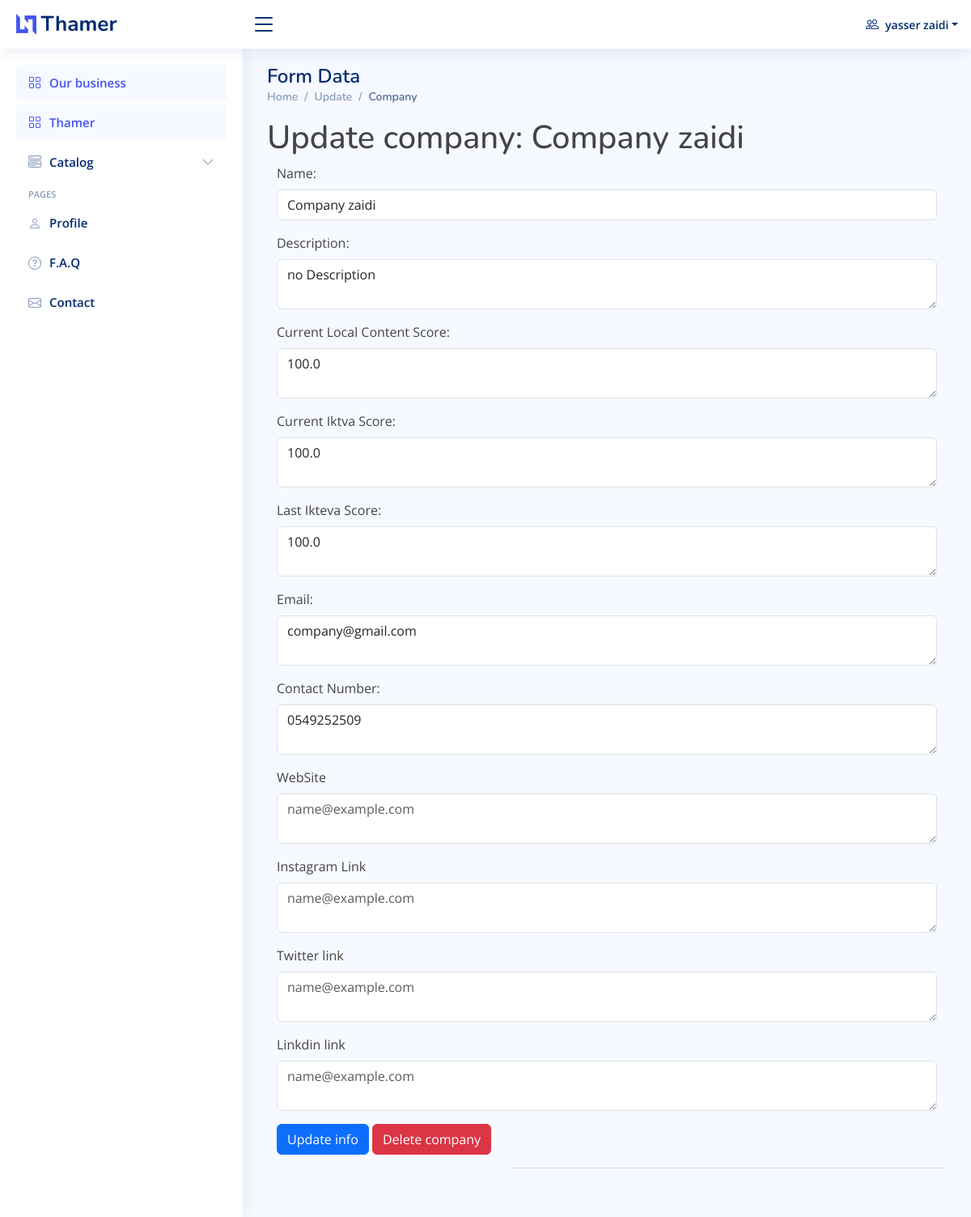
Screenshot of /companys/update/1/ (signed in) with the database file from the repository.
### main_app/models.py (models this page shows, shortened)
class Company(models.Model):
    CHOICES = (
        ('Energy', 'Energy'),
        ('Materials', 'Materials'),
        (' Media and Entertainment', 'Media and Entertainmen'),
        ('Captial goods', 'Captial goods'),
        ('Commercial & Professional Svc', 'Commercial & Professional Svc'),
        ('Transportation', 'Transportation'),
        ('Consumer Durables', 'Consumer Durables'),
        ('Consumer Services', 'Consumer Services'),
        ('Retailing', 'Retailing'),
        ('Food & Stables Retailing', 'Food & Stables Retailing'),
        ('Food & Beverages', 'Food & Beverages'),
        ('Health care Equipment & Svc', 'Health care Equipment & Svc'),
    )
    name = models.CharField(max_length=2048)
    description = models.TextField()
    local_score = models.FloatField()
    ikteva_score_now = models.FloatField()
    ikteva_score_before= models.FloatField()
    email =  models.CharField(max_length=2048)
    contact_number = models.CharField(max_length=2048)
    instagram_link = models.URLField(blank=True)
    linkdin = models.URLField(blank=True)
    twitter_link = models.URLField(blank=True)
    website = models.URLField(blank=True)
    sectors= models.TextField(max_length=2048,default='')
    owner = models.ForeignKey(User, on_delete=models.CASCADE)
    pdf_file_ikteva = models.FileField(upload_to='pdf_file_ikteva/', null=True, blank=True)
    pdf_file_local = models.FileField(upload_to='pdf_file_local/', null=True, blank=True)
    STATUS_CHOICES = [
        ('pending', 'Pending'),
        ('approved', 'Approved'),
        ('rejected', 'Rejected'),
    ]
    status = models.CharField(max_length=20, choices=STATUS_CHOICES, default='pending')

### main_app/views.py (the view, shortened to what this page needs)
# urls.py: path("companys/update/<company_id>/", views.update_company, name="update_company"),
@login_required(login_url="/users/login/")
def update_company(request:HttpRequest, company_id):
    company = Company.objects.get(id=company_id)
    return render(request, 'main_app/update_company.html', {"company" : company})

### main_app/templates/main_app/update_company.html (shortened to what this page needs)
{% extends 'main_app/base.html' %}
{% load static %}
{% block content%}
 <main id="main" class="main">
    <div class="pagetitle">
      <h1>Form Data</h1>
      <nav>
        <ol class="breadcrumb">
          <li class="breadcrumb-item"><a href="{% url 'main_app:index_page' %}">Home</a></li>
          <li class="breadcrumb-item">Update</li>
          <li class="breadcrumb-item active">Company</li>
        </ol>
      </nav>
    </div>
<h1>Update company: {{company.name}}</h1>
<div class="container">
    <form action="{% url 'main_app:update_company' company.id %}" method="POST">
        <div class="mb-3">
            <label for="exampleFormControlInput1" class="form-label">Name:</label>
            <input type="text" class="form-control" id="exampleFormControlInput1" placeholder="fill in title" name="name" value="{{company.name}}">
        </div>
        <div class="mb-3">
            <label for="exampleFormControlInput1" class="form-label">Description:</label>
            <textarea class="form-control" id="exampleFormControlInput1" placeholder="fill in title" name="description">{{company.description}}</textarea>
        </div>
        <div class="mb-3">
            <label for="exampleFormControlInput1" class="form-label"> Current Local Content Score:</label>
            <textarea class="form-control" id="exampleFormControlInput1" placeholder="Enter your local score" name="local_score" required>{{company.local_score}}</textarea>
         </div>
        <div class="mb-3">
            <label for="exampleFormControlInput1" class="form-label"> Current Iktva Score:</label>
            <textarea class="form-control" id="exampleFormControlInput1" placeholder="Enter your current iktva score" name="ikteva_score_now" required>{{company.ikteva_score_now}}</textarea>
         </div>
        <div class="mb-3">
            <label for="exampleFormControlInput1" class="form-label"> Last Ikteva Score:</label>
            <textarea class="form-control" id="exampleFormControlInput1" placeholder="Enter last year iktva score" name="ikteva_score_before" required >{{company.ikteva_score_before}}</textarea>
         </div>
        <div class="mb-3">
            <label for="exampleFormControlInput1" class="form-label">Email:</label>
            <textarea class="form-control" id="exampleFormControlInput1" placeholder="Enter an email" name="email">{{company.email}}</textarea>
        </div>
          <div class="mb-3">
            <label for="exampleFormControlInput1" class="form-label">Contact Number:</label>
            <textarea class="form-control" id="exampleFormControlInput1" placeholder="Enter an phone number" name="contact_number">{{company.contact_number}}</textarea>
        </div>
          <div class="mb-3">
          <label for="exampleFormControlInput1" class="form-label">WebSite</label>
          <textarea class="form-control" id="exampleFormControlInput1" placeholder="name@example.com" name="website">{{company.website}}</textarea>
        </div>
          <div class="mb-3">
          <label for="exampleFormControlInput1" class="form-label">Instagram Link</label>
          <textarea class="form-control" id="exampleFormControlInput1" placeholder="name@example.com" name="instagram_link">{{company.instagram_link}}</textarea>
        </div>
          <div class="mb-3">
          <label for="exampleFormControlInput1" class="form-label">Twitter link</label>
          <textarea class="form-control" id="exampleFormControlInput1" placeholder="name@example.com" name="twitter_link">{{company.twitter_link}}</textarea>
        </div>
        <div class="mb-3">
          <label for="exampleFormControlInput1" class="form-label">Linkdin link</label>
          <textarea class="form-control" id="exampleFormControlInput1" placeholder="name@example.com" name="linkdin">{{company.twitter_link}}</textarea>
        </div>
        <div class="mb-3">
            <input type="submit" value="Update info" class="btn btn-primary" />
            <a href="{% url 'main_app:delete_company' company.id %}" class="btn btn-danger">Delete company</a>
        </div>
    </form>
</div>
{% endblock %}

### main_app/templates/main_app/base.html (shortened to what this page needs)
{% load static %}
<!DOCTYPE html>
<html lang="en">
<head>
<link rel="stylesheet" href="https://cdnjs.cloudflare.com/ajax/libs/font-awesome/4.7.0/css/font-awesome.min.css">
  <link href={% static 'assets/vendor/bootstrap/css/bootstrap.min.css' %} rel="stylesheet">
  <link href={% static 'assets/vendor/bootstrap-icons/bootstrap-icons.css' %} rel="stylesheet">
  <link href={% static 'assets/vendor/boxicons/css/boxicons.min.css' %} rel="stylesheet">
  <link href={% static 'assets/vendor/quill/quill.snow.css' %} rel="stylesheet">
  <link href={% static 'assets/vendor/quill/quill.bubble.css' X} rel="stylesheet">
  <link href={% static 'assets/vendor/remixicon/remixicon.css' %} rel="stylesheet">
  <link href={% static 'assets/vendor/simple-datatables/style.css' %} rel="stylesheet">
  <link href={% static 'assets/css/style.css' %} rel="stylesheet" >
</head>
<body>
  <header id="header" class="header fixed-top d-flex align-items-center">
    <div class="d-flex align-items-center justify-content-between">
      <a href="{% url 'main_app:index_page' %}" class="logo d-flex align-items-center">
        <img src={% static 'assets/img/logo.png' %} alt="">
        <span class="d-none d-lg-block">Thamer</span>
      </a>
      <i class="bi bi-list toggle-sidebar-btn"></i>
    </div>
    <nav class="header-nav ms-auto">
      <ul class="d-flex align-items-center">
          {% if request.user.is_authenticated%}
        <li class="nav-item dropdown pe-3">
          <a class="nav-link nav-profile d-flex align-items-center pe-0" href="#" data-bs-toggle="dropdown">
                      <i class="bi bi-people"></i>
            <span class="d-none d-md-block dropdown-toggle ps-2">{{request.user.first_name}} {{request.user.last_name}}</span>
          </a>
            </li>
          {% endif %}
      </ul>
    </nav>
  </header>
  <aside id="sidebar" class="sidebar">
    <ul class="sidebar-nav" id="sidebar-nav">
      <li class="nav-item">
        <a class="nav-link " href="{% url 'main_app:over_view' %}">
          <i class="bi bi-grid"></i>
          <span>Our business</span>
        </a>
      </li>
      <li class="nav-item">
        <a class="nav-link " href="{% url 'main_app:what_we_do' %}">
          <i class="bi bi-grid"></i>
          <span>Thamer</span>
        </a>
      </li>
      <li class="nav-item">
        <a class="nav-link collapsed" data-bs-target="#components-nav" data-bs-toggle="collapse" href="#">
          <i class="bi bi-menu-button-wide"></i><span>Catalog</span><i class="bi bi-chevron-down ms-auto"></i>
        </a>
                  {% if request.user.is_authenticated%}
            </li>
            {% endif %}
        </ul>
      <li class="nav-heading">Pages</li>
          {% if request.user.is_authenticated%}
      <li class="nav-item">
        <a class="nav-link collapsed" href="{% url 'main_app:profile_page' %}">
          <i class="bi bi-person"></i>
          <span>Profile</span>
        </a>
      </li>
        {% endif %}
      <li class="nav-item">
        <a class="nav-link collapsed" href="{% url 'main_app:faq_page' %}">
          <i class="bi bi-question-circle"></i>
          <span>F.A.Q</span>
        </a>
      </li>
      <li class="nav-item">
        <a class="nav-link collapsed" href="{% url 'main_app:contact_us' %}">
          <i class="bi bi-envelope"></i>
          <span>Contact</span>
        </a>
      </li>
  </aside>
        {% block content%}
        {% endblock %}
  <footer id="footer" class="footer">
  </footer>
</body>
</html>

### main_app/static/assets/css/style.css (style rules this page uses)
:root { scroll-behavior: smooth; }
body { font-family: "Open Sans", sans-serif; background: #f6f9ff; color: #444444; }
a { color: #4154f1; text-decoration: none; }
h1, h2, h3, h4, h5, h6 { font-family: "Nunito", sans-serif; }
#main { margin-top: 60px; padding: 20px 30px; transition: all 0.3s; }
.pagetitle { margin-bottom: 10px; }
.pagetitle h1 { font-size: 24px; margin-bottom: 0; font-weight: 600; color: #012970; }
.breadcrumb { font-size: 14px; font-family: "Nunito", sans-serif; color: #899bbd; font-weight: 600; }
.breadcrumb a { color: #899bbd; transition: 0.3s; }
.breadcrumb .breadcrumb-item::before { color: #899bbd; }
.breadcrumb .active { color: #51678f; font-weight: 600; }
.logo { line-height: 1; }
@media (min-width: 1200px) { .logo { width: 280px; } }
.logo img { max-height: 26px; margin-right: 6px; }
.logo span { font-size: 26px; font-weight: 700; color: #012970; font-family: "Nunito", sans-serif; }
.header { transition: all 0.5s; z-index: 997; height: 60px; box-shadow: 0px 2px 20px rgba(1, 41, 112, 0.1); background-color: #fff; padding-left: 20px; }
.header .toggle-sidebar-btn { font-size: 32px; padding-left: 10px; cursor: pointer; color: #012970; }
.header-nav ul { list-style: none; }
.header-nav>ul { margin: 0; padding: 0; }
.header-nav .nav-profile { color: #012970; }
.header-nav .nav-profile span { font-size: 14px; font-weight: 600; }
.sidebar { position: fixed; top: 60px; left: 0; bottom: 0; width: 300px; z-index: 996; transition: all 0.3s; padding: 20px; overflow-y: auto; scrollbar-width: thin; scrollbar-color: #aab7cf transparent; box-shadow: 0px 0px 20px rgba(1, 41, 112, 0.1); background-color: #fff; }
@media (min-width: 1200px) { #main, #footer { margin-left: 300px; } }
.sidebar-nav { padding: 0; margin: 0; list-style: none; }
.sidebar-nav li { padding: 0; margin: 0; list-style: none; }
.sidebar-nav .nav-item { margin-bottom: 5px; }
.sidebar-nav .nav-heading { font-size: 11px; text-transform: uppercase; color: #899bbd; font-weight: 600; margin: 10px 0 5px 15px; }
.sidebar-nav .nav-link { display: flex; align-items: center; font-size: 15px; font-weight: 600; color: #4154f1; transition: 0.3; background: #f6f9ff; padding: 10px 15px; border-radius: 4px; }
.sidebar-nav .nav-link i { font-size: 16px; margin-right: 10px; color: #4154f1; }
.sidebar-nav .nav-link.collapsed { color: #012970; background: #fff; }
.sidebar-nav .nav-link.collapsed i { color: #899bbd; }
.sidebar-nav .nav-link .bi-chevron-down { margin-right: 0; transition: transform 0.2s ease-in-out; }
.footer { padding: 20px 0; font-size: 14px; transition: all 0.3s; border-top: 1px solid #cddfff; }

### rows the page displays
Company: name "Company zaidi", description "no Description", local_score "100.0", ikteva_score_now "100.0", ikteva_score_before "100.0", email "company@gmail.com", contact_number "0549252509"

### other values shown
{{ request.user.first_name }} "yasser"
{{ request.user.last_name }} "zaidi"
